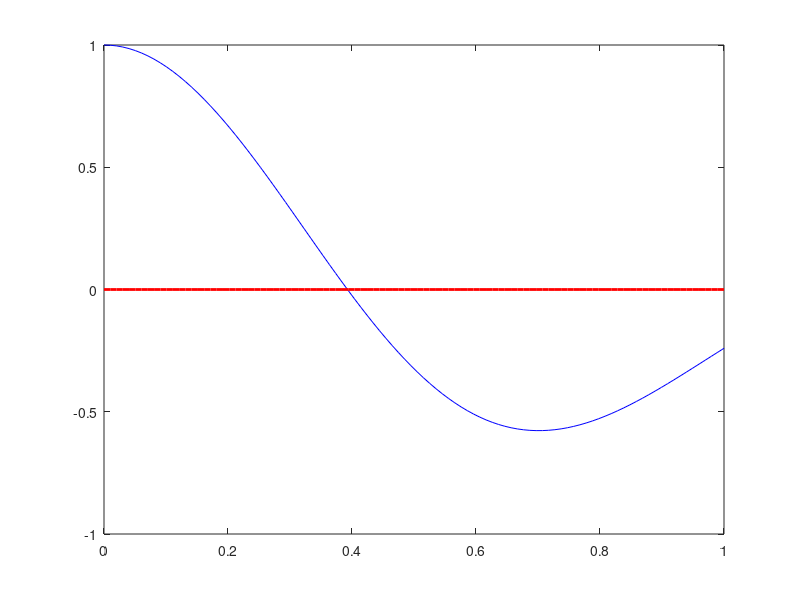

Here is the MATLAB script that generated this plot:
%Equazione e soluzione
x=linspace(0,1);
y1=exp(-1.*(x.^2)).*cos(4.*x);
y2=0.*x;
figure
plot(x,y1,'b',x,y2,'r','linewidth',2);






















